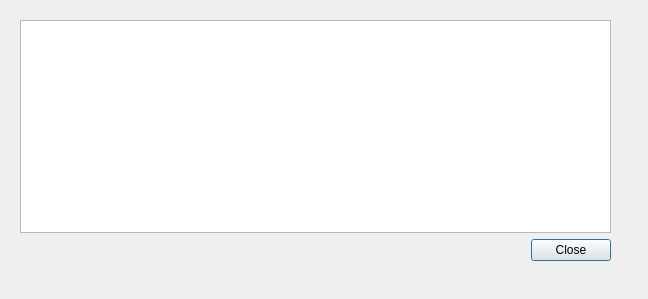
<?xml version="1.0" encoding="UTF-8"?>
<ui version="4.0">
 <class>Dialog</class>
 <widget class="QDialog" name="Dialog">
  <property name="geometry">
   <rect>
    <x>0</x>
    <y>0</y>
    <width>648</width>
    <height>299</height>
   </rect>
  </property>
  <property name="sizePolicy">
   <sizepolicy hsizetype="Expanding" vsizetype="Expanding">
    <horstretch>0</horstretch>
    <verstretch>0</verstretch>
   </sizepolicy>
  </property>
  <property name="windowTitle">
   <string>Dialog</string>
  </property>
  <widget class="QWidget" name="">
   <property name="geometry">
    <rect>
     <x>20</x>
     <y>20</y>
     <width>591</width>
     <height>241</height>
    </rect>
   </property>
   <layout class="QGridLayout" name="gridLayout">
    <item row="1" column="1">
     <widget class="QPushButton" name="closeButton">
      <property name="text">
       <string>Close</string>
      </property>
     </widget>
    </item>
    <item row="1" column="0">
     <spacer name="horizontalSpacer">
      <property name="orientation">
       <enum>Qt::Horizontal</enum>
      </property>
      <property name="sizeHint" stdset="0">
       <size>
        <width>40</width>
        <height>20</height>
       </size>
      </property>
     </spacer>
    </item>
    <item row="0" column="0" colspan="2">
     <widget class="QTableWidget" name="table">
      <property name="sizePolicy">
       <sizepolicy hsizetype="MinimumExpanding" vsizetype="MinimumExpanding">
        <horstretch>0</horstretch>
        <verstretch>0</verstretch>
       </sizepolicy>
      </property>
     </widget>
    </item>
   </layout>
  </widget>
 </widget>
 <resources/>
 <connections/>
</ui>
